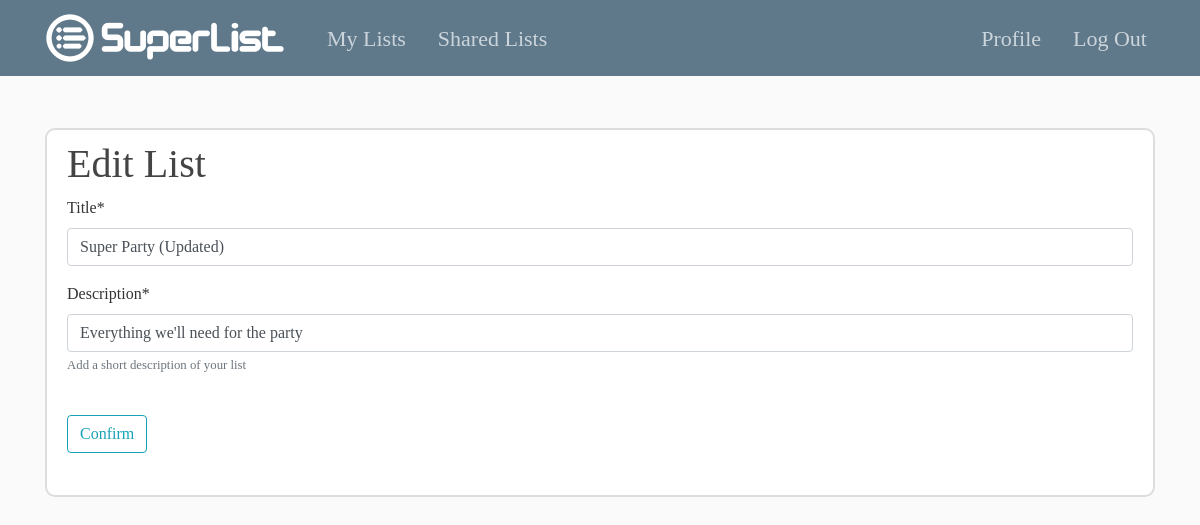
The app's page /list/6/update (signed in) with its own data.
### listApp/models.py (models this page shows, shortened)
class List(models.Model):
	title = models.CharField(max_length = 500)
	description = models.CharField(max_length = 5000, help_text = 'Add a short description of your list')
	viewers = ListCharField(base_field = CharField(max_length = 500), max_length = 5000, help_text = 'Enter the usernames of the users that will have access to your list (separated with semicolons)', blank=True)
	author = models.ForeignKey(User, on_delete = models.CASCADE)

### listApp/views.py (the view, shortened to what this page needs)
# urls.py: path('list/<int:pk>/update', ListsUpdateView.as_view(), name = "list-update"),
@method_decorator(login_required, name='dispatch')
class ListsUpdateView(UserPassesTestMixin, UpdateView):
    model = List
    template_name = 'listApp/form_update.html'
    fields = ['title', 'description']
    def test_func(self):
        currList = self.get_object()
        if self.request.user == currList.author:
            return True
        return False

### listApp/templates/listApp/form_update.html (shortened to what this page needs)
{% extends "listApp/base.html" %}
{% load crispy_forms_tags %}
{% block content %}
	<br />
	<div class="content-section">
		<h1 style="font-family: Designer Block"> Edit List</h1>
		<form method="POST">
			<fieldset class="form-group">
				{{ form | crispy }}
				<br />
				<div class="form-group">
					<button class="btn btn-outline-info">Confirm</button>
				</div>
			</fieldset>
		</form>
	</div>
{% endblock content %}

### listApp/static/listApp/main.css (style rules this page uses)
body { background: #fafafa; color: #333333; margin-top: 5rem; }
h1, h2, h3, h4, h5, h6 { color: #444444; }
.content-section { background: #ffffff; padding: 10px 20px; border: 2px solid #dddddd; border-radius: 10px; margin-bottom: 20px; }

### records on screen
List: title "Super Party (Updated)", description "Everything we'll need for the party"
